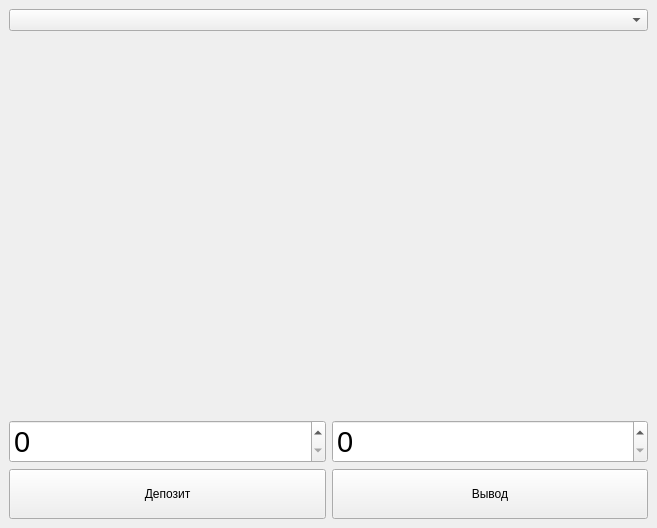
<?xml version="1.0" encoding="UTF-8"?>
<ui version="4.0">
 <class>MainWindow</class>
 <widget class="QMainWindow" name="MainWindow">
  <property name="geometry">
   <rect>
    <x>0</x>
    <y>0</y>
    <width>657</width>
    <height>528</height>
   </rect>
  </property>
  <property name="windowTitle">
   <string>MainWindow</string>
  </property>
  <widget class="QWidget" name="centralwidget">
   <layout class="QVBoxLayout" name="verticalLayout_3">
    <item>
     <widget class="QComboBox" name="selectAcc"/>
    </item>
    <item>
     <widget class="QLabel" name="label">
      <property name="font">
       <font>
        <pointsize>36</pointsize>
       </font>
      </property>
      <property name="text">
       <string/>
      </property>
     </widget>
    </item>
    <item>
     <widget class="QLabel" name="label_2">
      <property name="font">
       <font>
        <pointsize>28</pointsize>
       </font>
      </property>
      <property name="text">
       <string/>
      </property>
     </widget>
    </item>
    <item>
     <spacer name="verticalSpacer">
      <property name="orientation">
       <enum>Qt::Vertical</enum>
      </property>
      <property name="sizeHint" stdset="0">
       <size>
        <width>20</width>
        <height>40</height>
       </size>
      </property>
     </spacer>
    </item>
    <item>
     <layout class="QHBoxLayout" name="horizontalLayout">
      <item>
       <layout class="QVBoxLayout" name="verticalLayout">
        <item>
         <widget class="QSpinBox" name="spinDep">
          <property name="font">
           <font>
            <pointsize>22</pointsize>
           </font>
          </property>
         </widget>
        </item>
        <item>
         <widget class="QPushButton" name="pushDep">
          <property name="minimumSize">
           <size>
            <width>0</width>
            <height>50</height>
           </size>
          </property>
          <property name="text">
           <string>Депозит</string>
          </property>
         </widget>
        </item>
       </layout>
      </item>
      <item>
       <layout class="QVBoxLayout" name="verticalLayout_2">
        <item>
         <widget class="QSpinBox" name="spinWith">
          <property name="font">
           <font>
            <pointsize>22</pointsize>
           </font>
          </property>
         </widget>
        </item>
        <item>
         <widget class="QPushButton" name="pushWith">
          <property name="minimumSize">
           <size>
            <width>0</width>
            <height>50</height>
           </size>
          </property>
          <property name="text">
           <string>Вывод</string>
          </property>
         </widget>
        </item>
       </layout>
      </item>
     </layout>
    </item>
   </layout>
  </widget>
 </widget>
 <resources/>
 <connections/>
</ui>
